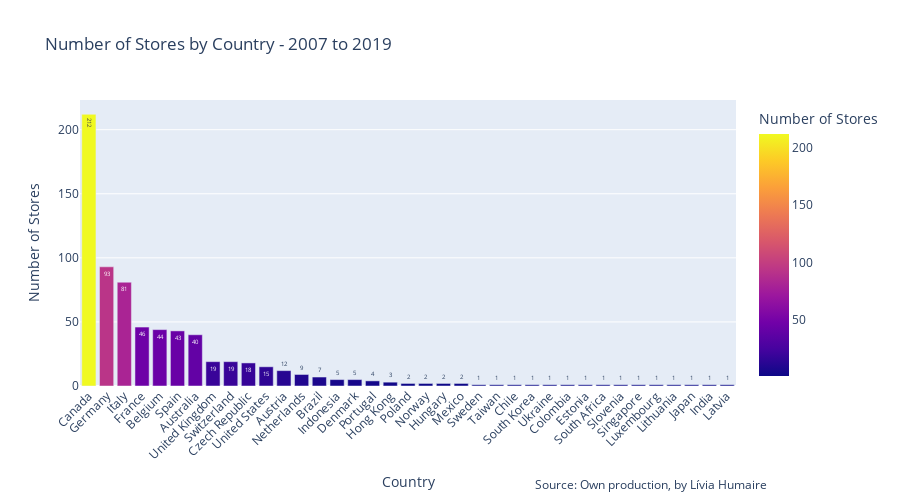

The code cell stored with this chart in its notebook:
### Code cell
# Crie o gráfico de barras interativo com cores personalizadas
fig = px.bar(
    dados_por_pais,
    x='pais',  # Altere 'Paises' para 'pais'
    y='quantidade de lojas',
    color='quantidade de lojas',  # Cor das barras com base na quantidade de lojas
    text='quantidade de lojas',  # Texto da legenda com a quantidade de lojas
    labels={'quantidade de lojas': 'Number of Stores', 'pais': 'Countries'},  # Altere os rótulos aqui
    title='Number of Stores by Country - 2007 to 2019'  # Altere o título aqui
)

# Personalize o layout do gráfico e aumente a altura da figura
fig.update_layout(
    xaxis_title='Country',
    yaxis_title='Number of Stores',
    xaxis_tickangle=-45,
    uniformtext_mode='show',  # Exiba o texto mesmo que ele não caiba completamente
    height=500,  # Aumente a altura da figura
)

# Personalize o texto da caixa interativa (hovertemplate) para mostrar apenas o nome do país e a quantidade de lojas
fig.update_traces(
    hovertemplate='<b>Country:</b> %{x}<br><b>Number of Stores:</b> %{y} Stores',
)

# Adicione uma anotação (legenda) ao gráfico com a fonte e o autor da pesquisa no lado direito
fig.add_annotation(
    text='Source: Own production, by Lívia Humaire',
    xref='paper',  # Posição em relação ao papel (x)
    yref='paper',  # Posição em relação ao papel (y)
    x=1.05,  # Posição horizontal (1.05 = à direita do gráfico)
    y=-0.38,  # Posição vertical (-0.15 = abaixo do eixo x)
    showarrow=False,  # Não mostrar seta de indicação
    font=dict(size=12),  # Tamanho da fonte da legenda
)

# Exiba o gráfico interativo
fig.show()

### Figure 1 — Plotly figure (JSON) as saved in the notebook; plotly's stock layout.template omitted (floating-point values rounded to 4 significant figures)
{"data": [{"alignmentgroup": "True", "hovertemplate": "<b>Country:</b> %{x}<br><b>Number of Stores:</b> %{y} Stores", "legendgroup": "", "marker": {"color": [212, 93, 81, 46, 44, 43, 40, 19, 19, 18, 15, 12, 9, 7, 5, 5, 4, 3, 2, 2, 2, 2, 1, 1, 1, 1, 1, 1, 1, 1, 1, 1, 1, 1, 1, 1, 1], "coloraxis": "coloraxis", "pattern": {"shape": ""}}, "name": "", "offsetgroup": "", "orientation": "v", "showlegend": false, "text": [212, 93, 81, 46, 44, 43, 40, 19, 19, 18, 15, 12, 9, 7, 5, 5, 4, 3, 2, 2, 2, 2, 1, 1, 1, 1, 1, 1, 1, 1, 1, 1, 1, 1, 1, 1, 1], "textposition": "auto", "type": "bar", "x": ["Canada", "Germany", "Italy", "France", "Belgium", "Spain", "Australia", "United Kingdom", "Switzerland", "Czech Republic", "United States", "Austria", "Netherlands", "Brazil", "Indonesia", "Denmark", "Portugal", "Hong Kong", "Poland", "Norway", "Hungary", "Mexico", "Sweden", "Taiwan", "Chile", "South Korea", "Ukraine", "Colombia", "Estonia", "South Africa", "Slovenia", "Singapore", "Luxembourg", "Lithuania", "Japan", "India", "Latvia"], "xaxis": "x", "y": [212, 93, 81, 46, 44, 43, 40, 19, 19, 18, 15, 12, 9, 7, 5, 5, 4, 3, 2, 2, 2, 2, 1, 1, 1, 1, 1, 1, 1, 1, 1, 1, 1, 1, 1, 1, 1], "yaxis": "y"}], "layout": {"annotations": [{"font": {"size": 12}, "showarrow": false, "text": "Source: Own production, by Lívia Humaire", "x": 1.05, "xref": "paper", "y": -0.38, "yref": "paper"}], "barmode": "relative", "coloraxis": {"colorbar": {"title": {"text": "Number of Stores"}}, "colorscale": [[0, "#0d0887"], [0.1111, "#46039f"], [0.2222, "#7201a8"], [0.3333, "#9c179e"], [0.4444, "#bd3786"], [0.5556, "#d8576b"], [0.6667, "#ed7953"], [0.7778, "#fb9f3a"], [0.8889, "#fdca26"], [1, "#f0f921"]]}, "height": 500, "legend": {"tracegroupgap": 0}, "title": {"text": "Number of Stores by Country - 2007 to 2019"}, "uniformtext": {"mode": "show"}, "xaxis": {"anchor": "y", "domain": [0, 1], "tickangle": -45, "title": {"text": "Country"}}, "yaxis": {"anchor": "x", "domain": [0, 1], "title": {"text": "Number of Stores"}}}}
